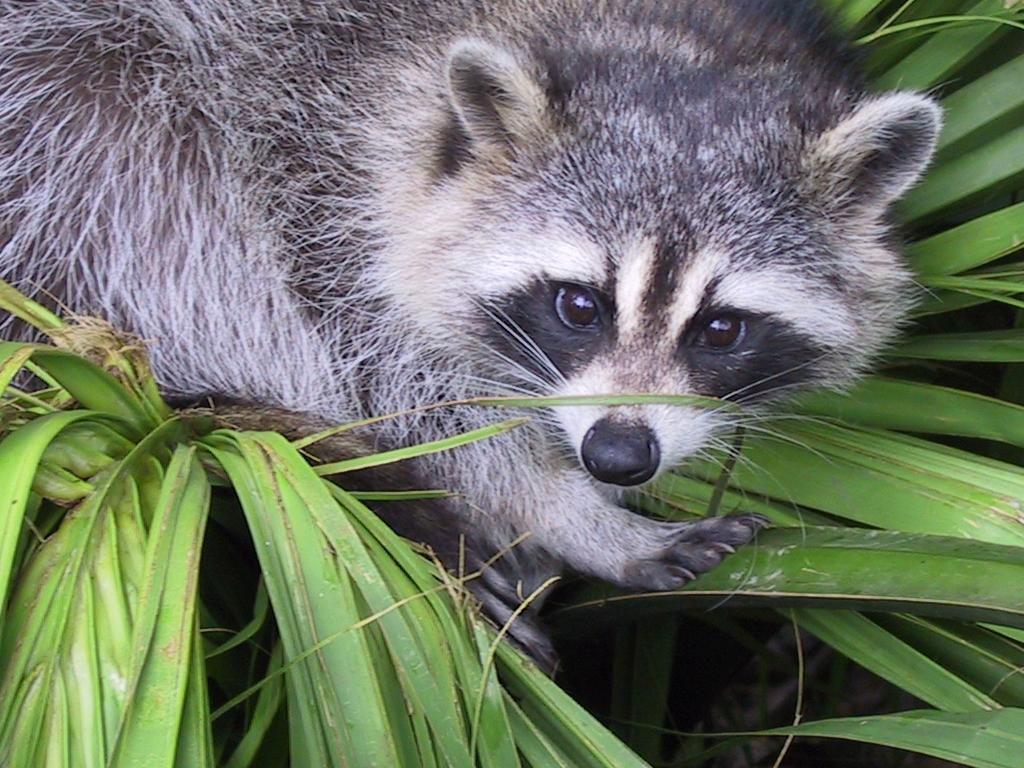
#> input picture 1- Array/ex03/animal.jpeg, 1024 x 768 px
$ python zoom.py
#> lines starting #> are read from the running program, lines starting #| are printed output that depends on the picture
### 1- Array/ex03/load_image.py
import matplotlib.pyplot as plt
import numpy as np

# [11 lines left out: function chech_image, not called in this run]

def ft_load(path: str) -> np.ndarray:
	'''
	Load an image from a file into a numpy array.
	:param path: The path to the image file.
	:return: The numpy array of the image.
	'''
#> called with path = 'animal.jpeg'
	try:
		img = plt.imread(path)
#> img is the input picture: shape (768, 1024, 3); mean R, G, B 110.7, 117.7, 102.1
		print("The shape of image is:", img.shape)
#| The shape of image is: (768, 1024, 3)
#> (printed output is left out)
		return img
	except:
		print("Error loading the image.")
		return None

### 1- Array/ex03/zoom.py
from load_image import ft_load
import numpy as np
import matplotlib.pyplot as plt

def rgb_to_grayscale(image):
    """
    Converts an RGB image to a grayscale image using the weighted sum method.

    Args:
        image (numpy.ndarray): The RGB image to convert.

    Returns:
        numpy.ndarray: The grayscale image.
    """
    return np.dot(image[..., :3], [0.299, 0.587, 0.114])
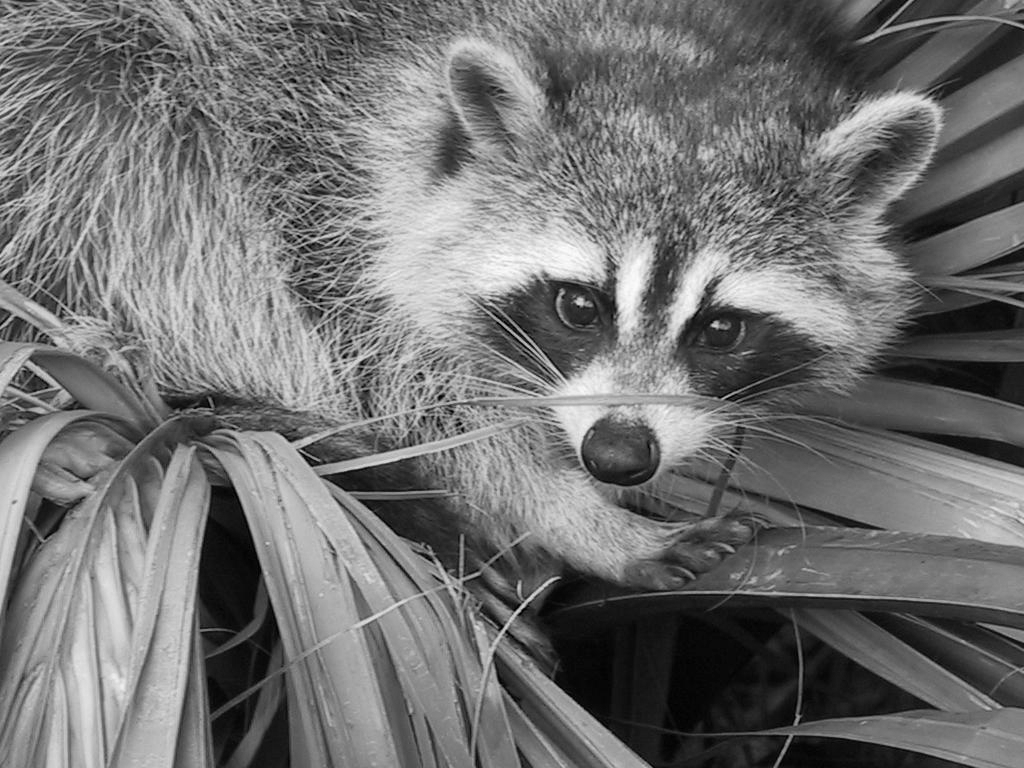
#> returned value: shape (768, 1024) float64; min 0, max 253.2, mean 113.8

def zoom():
	original = ft_load("animal.jpeg")
	print(original)


	greyscale = rgb_to_grayscale(original)

	x = 100
	y = 430
	sl_x = slice(x, x+400)
	sl_y = slice(y, y+400)
	zoom = greyscale[sl_x, sl_y]
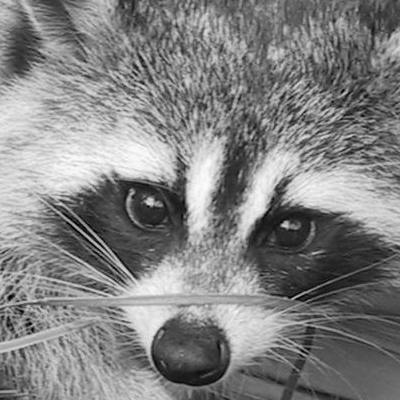
#> zoom: shape (400, 400) float64; min 0.228, max 253.2, mean 130.5
	print("New shape after slicing:", zoom.shape)
#| New shape after slicing: (400, 400)
	print(zoom)
#> (printed output is left out)

	# Display the image with pixel scale on the axes
	plt.imshow(zoom, cmap='gray', aspect='auto')
	plt.show()

def main():
	# your tests and your error handling
	try:
		zoom()
		return (0)
	except:
		print("Error in zoom function")
		return (1)


if __name__ == "__main__":
	main()
